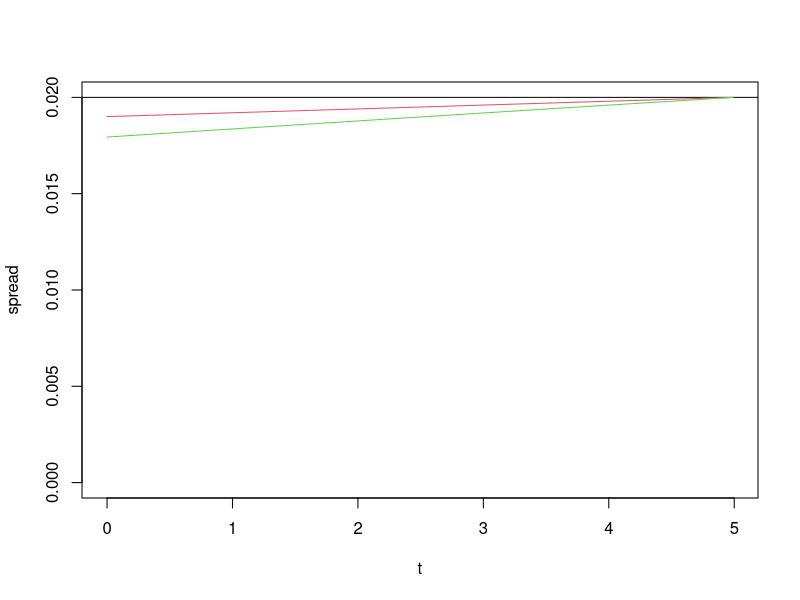

Generate this figure with R:
delta = 0.5
gamma = 0.04
T = 5
epsilon = 0.01
r = 0.02

RTspread = function(t,T,gamma,delta)
{
	-log(1- delta*(1-exp(-gamma*(T-t))))/(T-t)
}

t = seq(from=0,to=(T-epsilon),length=50)
c1 = RTspread(t,T,gamma,delta)

RFspread = function(t,T,gamma,delta,r)
{
	ratio1 = (1-delta)*gamma/(gamma+r)
	ratio2 = (r+delta*gamma)/(gamma+r)
	-r-log(ratio1+ratio2*exp(-(gamma+r)*(T-t)))/(T-t)
}

c2 = RFspread(t,T,gamma,delta,r)

plot(t,c1,ylim=range(0,c1,c2),type="n",ylab="spread")
abline(h=delta*gamma)
lines(t,c1,col=2)
lines(t,c2,col=3)
